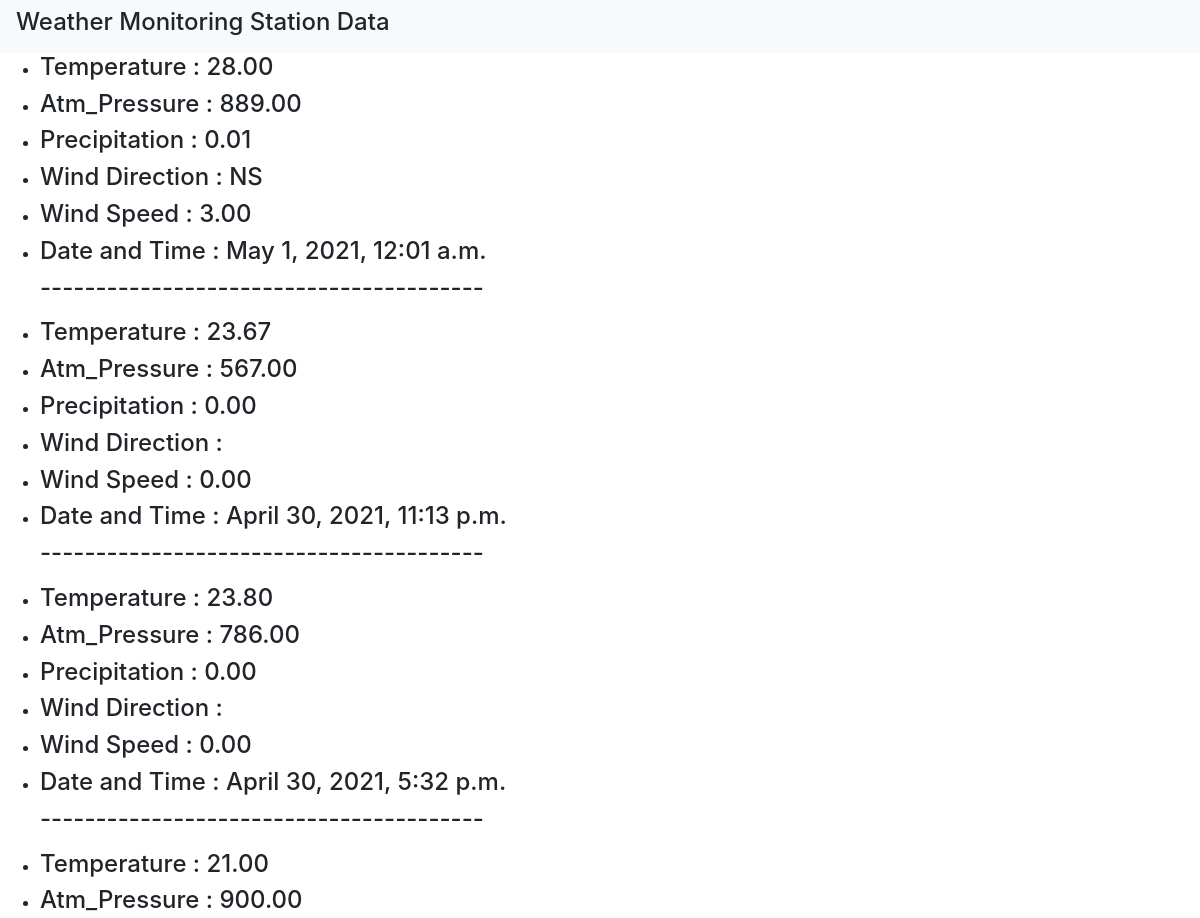
Page /home/ (upper part) on the earlier database version.
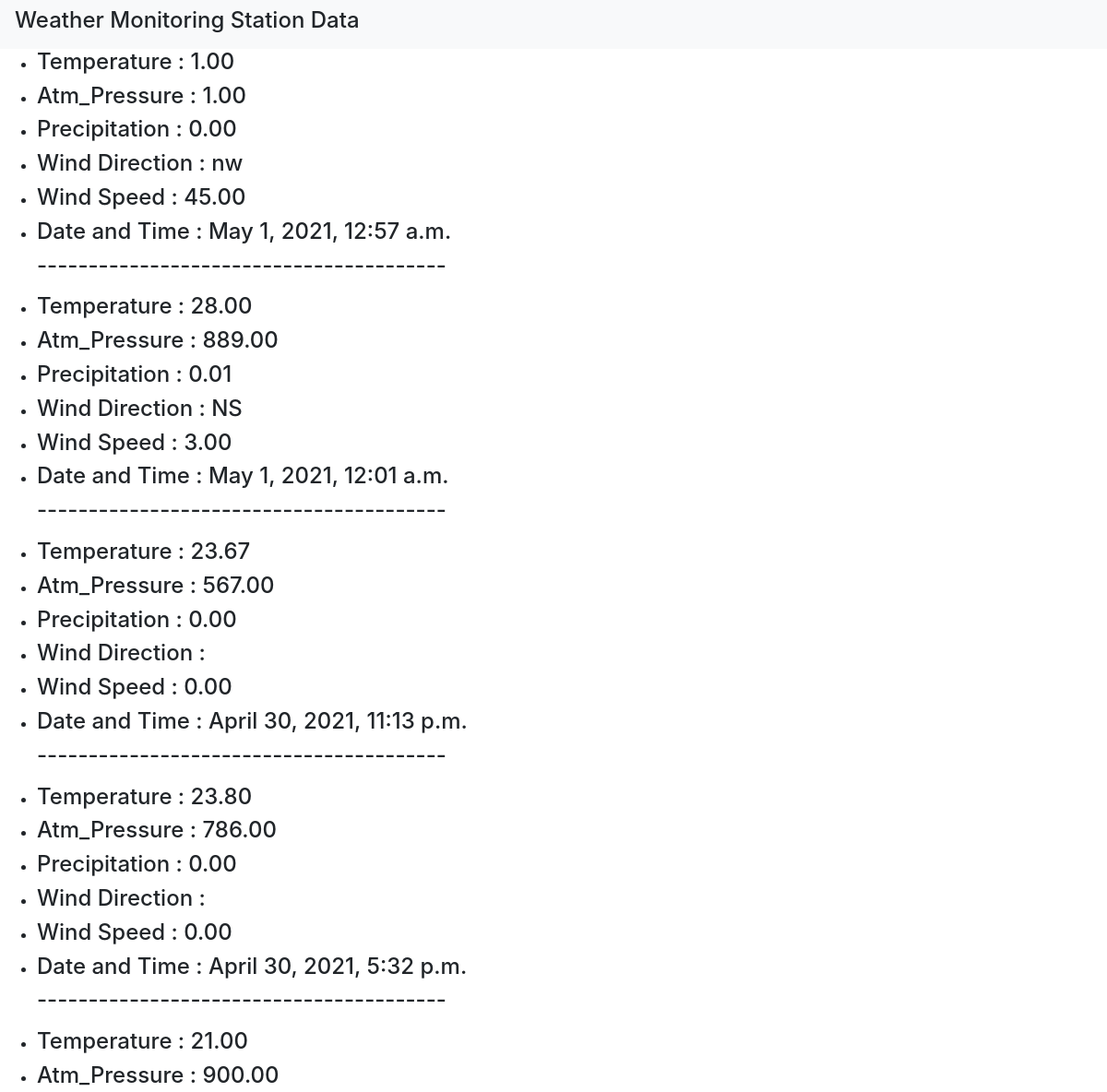
Same page on the later database version.
### data/models.py (models this page shows)
class Data(models.Model):
    temperature = models.DecimalField(decimal_places = 2,max_digits = 100)
    pressure = models.DecimalField(decimal_places = 2,max_digits = 100)
    precipitation = models.DecimalField(decimal_places = 2,max_digits = 100,default= 0.00)
    windDirection = models.CharField(max_length = 200,default="")
    windSpeed = models.DecimalField(decimal_places = 2,max_digits = 100,default= 0.00)
    dateTime = models.DateTimeField(default=timezone.now)

### data/views.py (the view)
# urls.py: path('home/',views.home,name="data-home")
def home(request):
    context ={
            'datas': Data.objects.all().order_by('-dateTime')
              }
    return render(request,'data/home.html',context)

### data/templates/data/home.html (shortened to what this page needs)
<!DOCTYPE html>
<html>
<head>
    <link rel="stylesheet" href="https://maxcdn.bootstrapcdn.com/bootstrap/4.0.0/css/bootstrap.min.css">
</head>
<body>
      <nav class="navbar nav bg-light">
          <div>
            <h4 class="text-center">Weather Monitoring Station Data</h4>
          </div>
      </nav>
      {% for data in datas %}
        <ul>
          <li>
            <h4>Temperature :  {{ data.temperature }}</h4>
          </li>
          <li>
            <h4>Atm_Pressure : {{ data.pressure }}</h4>
          </li>
          <li>
            <h4>Precipitation : {{ data.precipitation }}</h4>
          </li>
          <li>
            <h4>Wind Direction : {{ data.windDirection }}</h4>
          </li>
          <li>
            <h4>Wind Speed : {{ data.windSpeed }}</h4>
          </li>
          <li>
            <h4>Date and Time : {{ data.dateTime }}</h4>
          </li>
          <h4>----------------------------------------</h4>
        </ul>
        {% endfor %}
</body>
</html>

Differences in the rows shown:
added Data: temperature "1.00", pressure "1.00", precipitation "0.00", windDirection "nw", windSpeed "45.00", dateTime "May 1, 2021, 12:57 a.m."
